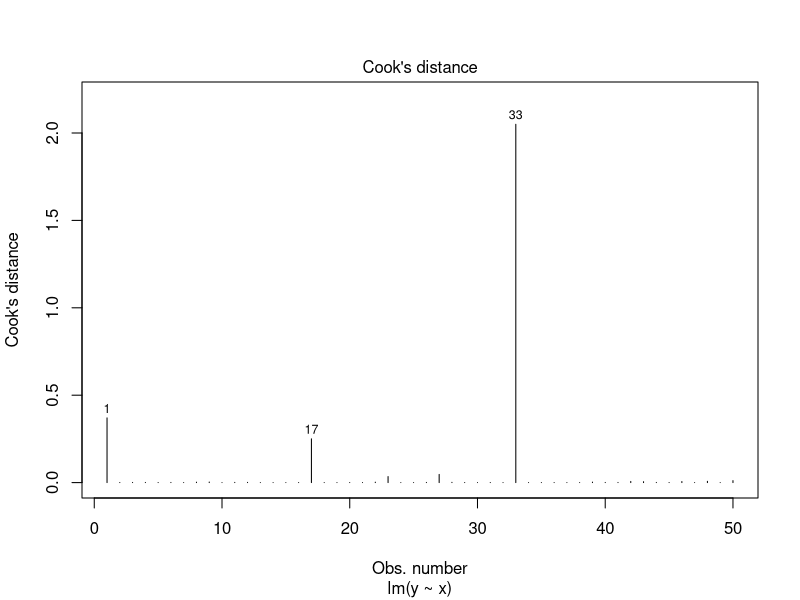
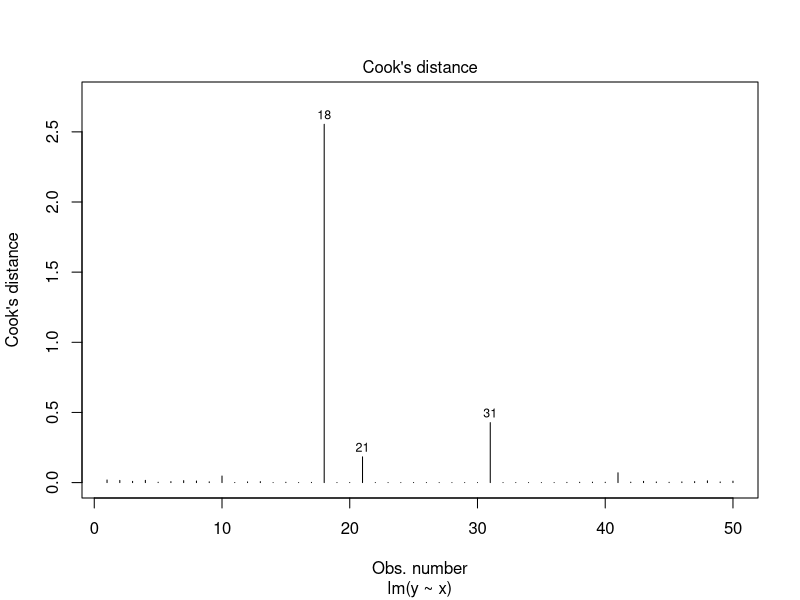
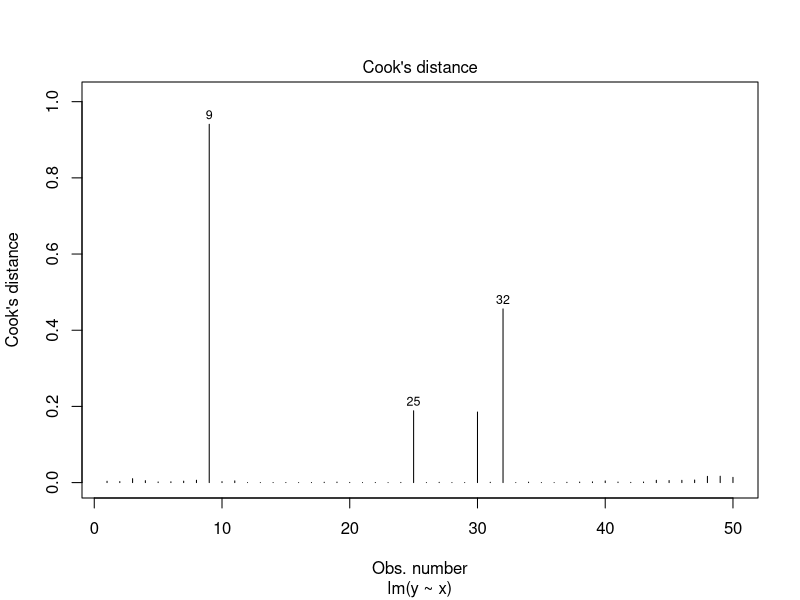
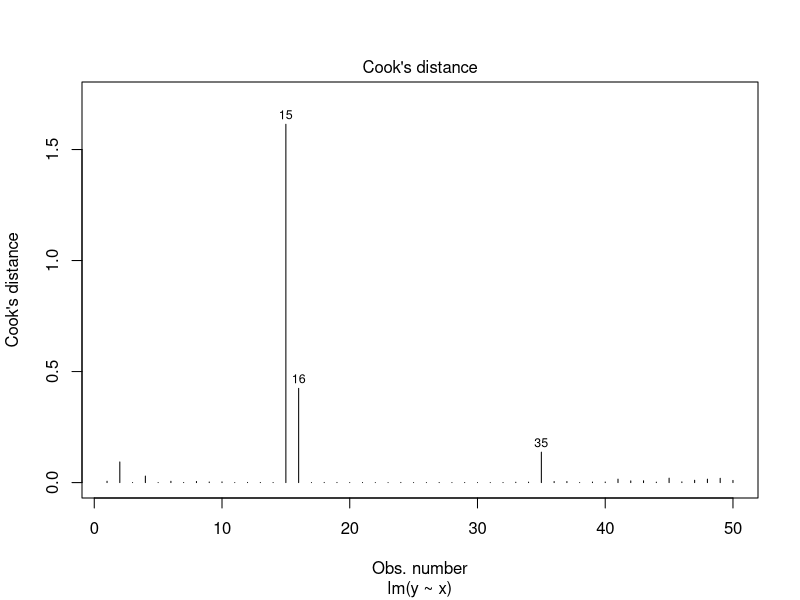
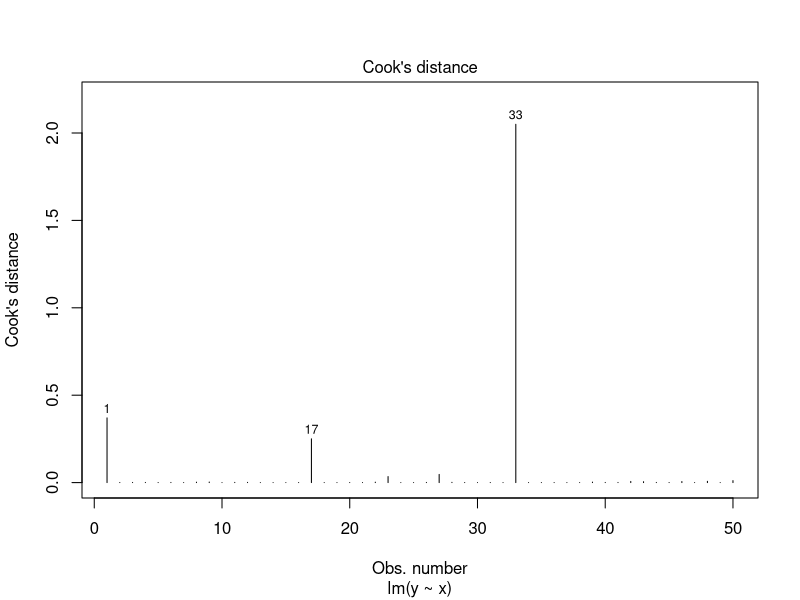

These figures' R source, in order: (Note: this script raises an error after producing the figures.)
## ---- chunk 1
# Load necessary libraries
library(tidyverse)
library(broom)

# Set up common variables
cutoff <- sample(c(0.1, 0.25), 1)
n <- 50
NO <- sample(c(0, 5), 1)

# Function to generate data with potential outliers
generate_data <- function(NO) {
  d <- data.frame(x = sort(runif(n, -2, 2)))
  a <- sample(c(0, 1), 1)
  b <- sample(c(-1, 1), 1)
  e <- rnorm(n, sd = 0.25) 
  d$y <- a + b * d$x + e 
  
  OL <- sample(1:n, NO)
  d$y[OL] <- sample(c(-(3:6), 3:6), NO)
  d$x[OL] <- sample(c((-4):4), NO)
  
  return(d)
}

# Function to fit model and compute Cook's distance
get_cooks_plot <- function(d, cutoff) {
  m <- lm(y ~ x, data = d)
  plot(m, which = 4)  # Cook's distance plot
  return(augment(m) |> filter(.cooksd > cutoff) |> summarise(n = n()) |> pull(n))
}

# Generate four versions of the data and corresponding plots
plot_list <- vector("list", 4)
outliers_detected <- numeric(4)

for (i in 1:4) {
  d <- generate_data(NO)
  outliers_detected[i] <- get_cooks_plot(d, cutoff)
  plot_list[[i]] <- recordPlot()  # Save each plot to a list
}

## ---- chunk 2
# Create five potential answers centered around the correct number of outliers
questions <- as.character(sort(unique(c(outliers_detected + c(-2, -1, 0, 1, 2)))))

solutions <- logical(4)
explanations <- character(4)

# Display plots and ask students
for (i in 1:4) {
  replayPlot(plot_list[[i]])
  
  # Ask the question for each plot
  cat("\n\n**Plot", i, ":**\n")
  cat("How many outliers (based on Cook's distance cutoff = `r cutoff`) can you detect?\n\n")
  
  # Randomly shuffle possible answers
  possible_questions <- sample(questions)
  correct_answer <- as.character(outliers_detected[i])
  solutions <- possible_questions == correct_answer
  
  # Display the question list
  cat(answerlist(possible_questions, markup = "markdown"), "\n")
  
  # Save explanations (optional)
  explanations <- ifelse(solutions, paste0("Correct: There are ", correct_answer, " outliers."), "Incorrect.")
}

# Display solutions
answerlist(ifelse(solutions, "True", "False"), explanations, markup = "markdown")



## ---- chunk 3
answerlist(mchoice2text(solutions, markup="markdown"), explanations, markup = "markdown")
